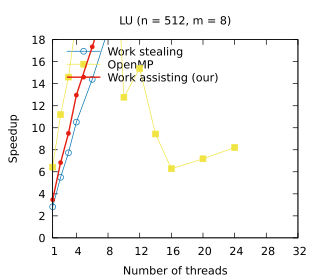

Write the gnuplot code that produced this figure.
set title "LU (n = 512, m = 8)"
set terminal pdf size 3.2,2.8
set output "./results/LU_n___512,_m___8.pdf"
set key on
set key top left Left reverse
set xrange [1:32]
set xtics (1, 4, 8, 12, 16, 20, 24, 28, 32)
set xlabel "Number of threads"
set yrange [0:18]
set ylabel "Speedup"
plot './results/LU_n___512,_m___8.dat' using 1:2 title "Work stealing" ls 6 lw 1 pointsize 0.7 with linespoints, \
  './results/LU_n___512,_m___8.dat' using 1:3 title "OpenMP" ls 5 lw 1 pointsize 0.7 with linespoints, \
  './results/LU_n___512,_m___8.dat' using 1:4 title "Work assisting (our)" ls 7 lw 2 pointsize 0.4 with linespoints
